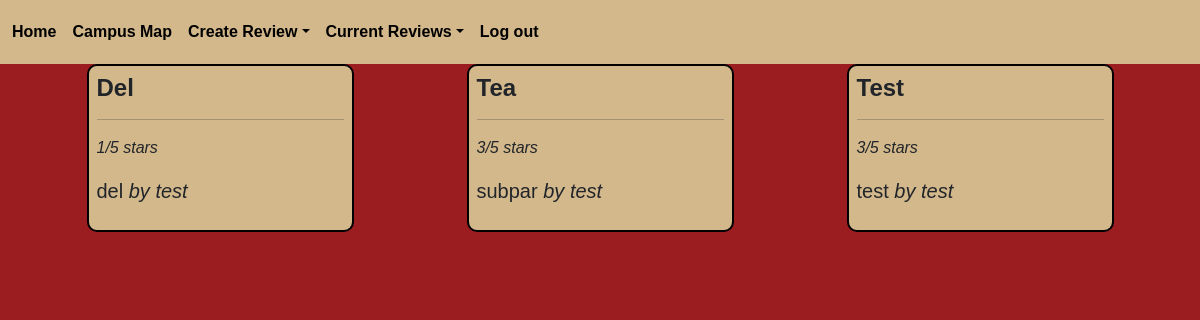
Screenshot of /reviewP/argoReview with the database file from the repository.
### py_src/snacks/main.py (models this page shows)
class Review(SQLModel, table=True):
    __tablename__ = "reviews"
    review_id: int | None = Field(default=None, primary_key=True)
    author_id: int = Field(nullable=False, foreign_key="users.user_id")
    location_id: int = Field(nullable=False, foreign_key="locations.location_id")
    title: str = Field(nullable=False)
    body: str = Field(nullable=False)
    rating: int = Field(nullable=False)
    author: "User" = Relationship(back_populates="reviews")
    location: "Location" = Relationship(back_populates="reviews")

class User(SQLModel, table=True):
    __tablename__ = "users"
    user_id: int | None = Field(default=None, primary_key=True)
    username: str = Field(index=True, unique=True, nullable=False)
    password: str = Field(nullable=False)
    reviews: list["Review"] = Relationship(back_populates="author")

### py_src/snacks/main.py (the view)
@app.get("/reviewP/argoReview", response_class=HTMLResponse)
async def argoReview(request: Request, db: Session = Depends(get_session)):
    reviews = db.exec(
        select(Review, User)
        .join(User, Review.author_id == User.user_id)
        .where(Review.location_id == 1)
    ).all()
    newreview = []
    for review, user in reviews:
        newreview.append(
            {
                "title": review.title,
                "body": review.body,
                "rating": review.rating,
                "author": user.username,
            }
        )
    return templates.TemplateResponse(
        "reviewP/argoReviewPage.html", {"request": request, "reviews": newreview}
    )

### py_src/templates/reviewP/argoReviewPage.html (shortened to what this page needs)
{% extends 'blog/base_reviews.html' %}

### py_src/templates/blog/base_reviews.html (shortened to what this page needs)
<!DOCTYPE html>
<html lang="en">
<head>
  <link href="https://cdn.jsdelivr.net/npm/bootstrap@5.3.3/dist/css/bootstrap.min.css" rel="stylesheet"
>
  <link rel="stylesheet" href="{{ url_for('static', path='styles/reviewPage.css') }} ">
</head>
<body>
  <nav class="navbar navbar-expand-lg navbar-custom bg-custom">
    <div class="container-fluid p-1">
      <ul class="navbar-nav">
        <li class="nav-item custom">
          <a class="nav-link text-black custom fw-bold" href="/menu"> Home</a>
        </li>
        <li class="nav-item">
          <a class="nav-link text-black fw-bold" href="/map"> Campus Map</a>
        </li>
        <li class="nav-item dropdown">
          <a class="nav-link dropdown-toggle text-black fw-bold" data-bs-toggle="dropdown" role="button"
            aria-expanded="false">Create Review</a>
        </li>
        <li class="nav-item dropdown">
          <a class="nav-link dropdown-toggle text-black fw-bold" data-bs-toggle="dropdown" role="button"
            aria-expanded="false"> Current Reviews</a>
        </li>
      </ul>
      <li class="nav-item">
        <a class="nav-link text-black fw-bold" href="auth/login"> Log out</a>
      </li>
    </div>
    </nav>
  <div>
  <div class="container">
    <div class="row row-cols-3">
      {% for review in reviews %}
      <div class="col d-flex justify-content-center mb-1">
        <article class="w-75 review p-2">
          <h4 class="text-capitalize fw-bold">{{ review.title }}</h4>
          <hr class="bg-dark">
          <p class="fst-italic fs-6"> {{ review.rating }}/5 stars </p>
          <p class="fs-5 mt-1">{{ review.body }} <i>by {{ review.author }}</i></p>
        </article>
      </div>
      {% endfor %}
    </div>
  </div>
</body>
</html>

### py_src/static/styles/reviewPage.css (style rules this page uses)
body { background-color:#9B1D20; font-family: Arial, sans-serif, Ageo; }
.review { border: 2px solid black; border-radius: 10px; max-width: 500px; box-sizing: border-box; font-family: Arial, sans-serif; background-color:#d3b88c; }
.navbar-custom { background-color: #d3b88c; }
.bg-custom { background-color: #d3b88c; }

### rows the page displays
Review: title "Del", rating "1", body "del", author "test"
Review: title "Tea", body "subpar"
User: author "test" "test"
Review: title "Test", body "test"

### other values shown
{{ review.rating }} "3" "3"
